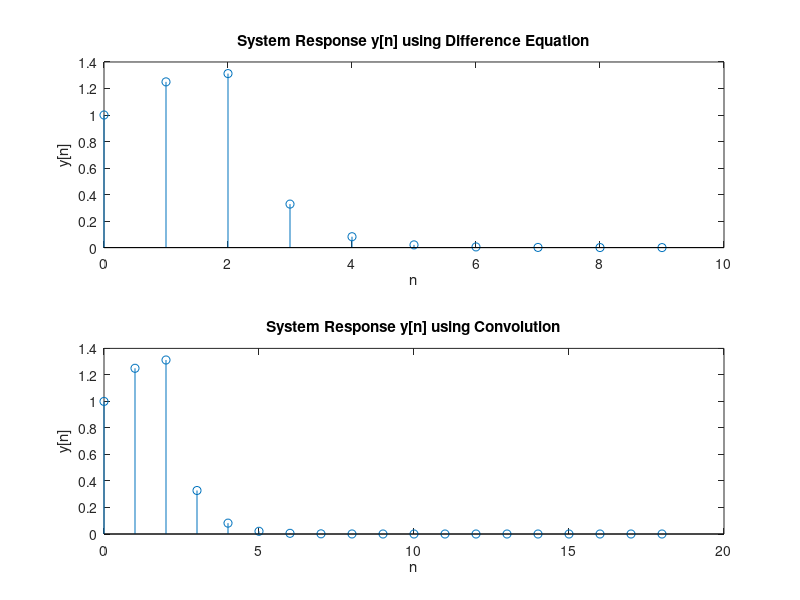

Source code (MATLAB):
% Mamadou Kaba 27070179
% Question 1 and 2

clc;clear;close all;

% Define the range for n
n = 0:9;

% Given input signal x[n]
x = [1, 1, 1, 0, 0, 0, 0, 0, 0, 0];

% Initialize y[n] with the same size as x[n]
y_diff_eq = zeros(1, length(n));

% Compute the response y[n] using the difference equation
for i = 1:length(n)
    if i == 1
        y_diff_eq(i) = x(i); 
    else
        y_diff_eq(i) = x(i) + (1/4) * y_diff_eq(i-1);
    end
end

% Define the impulse response H[n]
H = (1/4).^n;

% Perform the convolution of x[n] and H[n]
y_conv = conv(x, H);


subplot(2,1,1)
stem(n, y_diff_eq)
title('System Response y[n] using Difference Equation')
xlabel('n')
ylabel('y[n]')

subplot(2,1,2)
n_conv = 0:(length(y_conv) - 1);
stem(n_conv, y_conv)
title('System Response y[n] using Convolution')
xlabel('n')
ylabel('y[n]')


